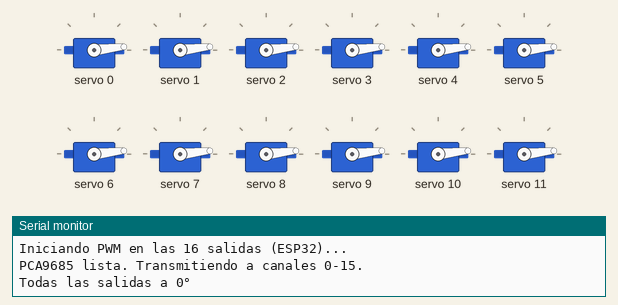
A sketch run on a simulated ESP32. Parts: 12 × servo, the last lines printed to the serial monitor.

Above: at 0.55 s.
At 2.75 s:
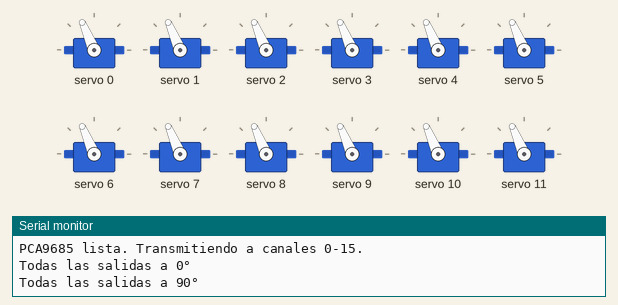
At 5.0 s:
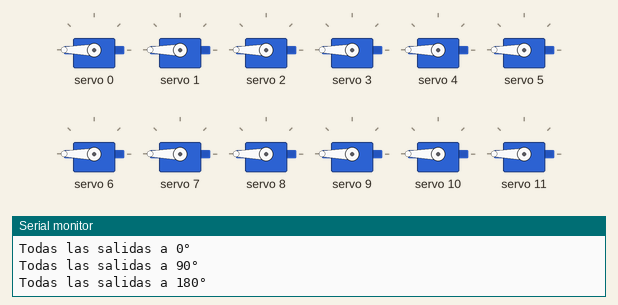
Timing chart, 0 to 6.4 s (numbered marks = the images above):
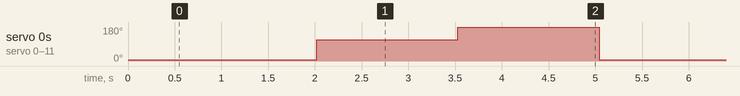

Measured:
- by itself, servo 0–11: repeats every 4.5 s: 180° 1.5 s, 6° 1.5 s, 113° 1.5 s

The sketch:

Servos_esp32_PCA.ino
```cpp
#include <Wire.h>
#include <Adafruit_PWMServoDriver.h>

// Pines I2C configurados en GPIO 18 y 19 para ESP32
#define SDA_PIN 18
#define SCL_PIN 19

// Instancia PCA9685 (Dirección I2C 0x40)
Adafruit_PWMServoDriver pca = Adafruit_PWMServoDriver(0x40);

#define SERVOMIN  125 // ~0°
#define SERVOMAX  575 // ~180°
#define SERVO_FREQ 50 // 50 Hz para servos

void setup() {
  Serial.begin(115200);
  delay(500);
  Serial.println("Iniciando PWM en las 16 salidas (ESP32)...");

  // Inicializar bus I2C en GPIO 18 y 19
  Wire.begin(SDA_PIN, SCL_PIN);
  Wire.setClock(100000); // 100 kHz para máxima estabilidad

  pca.begin();
  pca.setPWMFreq(SERVO_FREQ);

  delay(10);
  Serial.println("PCA9685 lista. Transmitiendo a canales 0-15.");
}

void loop() {
  Serial.println("Todas las salidas a 0°");
  setAllServosAngle(0);
  delay(1500);

  Serial.println("Todas las salidas a 90°");
  setAllServosAngle(90);
  delay(1500);

  Serial.println("Todas las salidas a 180°");
  setAllServosAngle(180);
  delay(1500);
}

// Función para mapear y actualizar los 16 canales
void setAllServosAngle(uint8_t angle) {
  uint16_t pulse = map(angle, 0, 180, SERVOMIN, SERVOMAX);

  for (uint8_t ch = 0; ch < 16; ch++) {
    pca.setPWM(ch, 0, pulse);
  }
}
```
